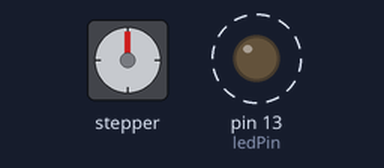
Recording of a sketch running on a simulated Arduino Nano, built with avr-gcc and run on an emulated ATmega328P. On the bench: stepper motor, output pins drawn as LEDs (lit = HIGH). Wiring (inferred from the names in the program): stepper motor driver (200 steps per turn assumed): step pin 9; direction pin 8. Dashed ring = blinking. Pins used as bus, display or sensor lines are not drawn; what the sketch prints to the serial monitor is not drawn.

Above: at 1.05 s.
At 2.15 s:
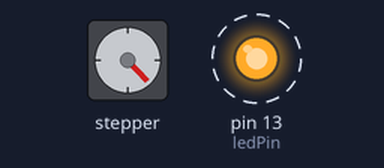
At 2.55 s:
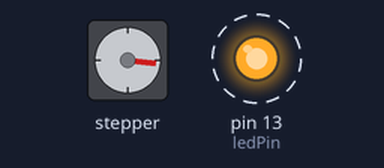
At 3.0 s:
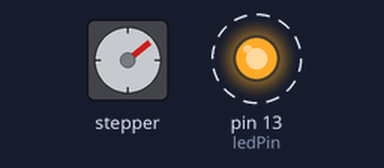
Timing chart, 0 to 6.0 s (numbered marks = the images above):
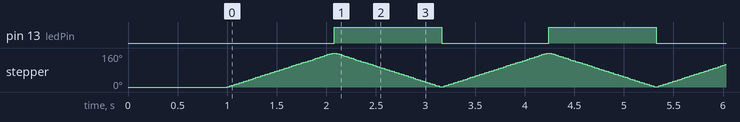

The sketch:

simpleStep.ino
```cpp
// Basicly this is taken from the Arduino Forum:
// https://forum.arduino.cc/t/simple-stepper-program/268292
// Testing a stepper motor with a Polulu A4988
// driver board on a Nano; the onboard led will
// flash with each step. This version uses delay
// to manage timing.

byte directionPin = 8;
byte stepPin = 9;
int numberOfSteps = 90;
byte ledPin  = 13;
int pulseWidthMicros = 2000;
int millisBetweenSteps = 10;

void setup() {

  Serial.begin(9600);
  Serial.println("Starting Steppertest");


  delay(1000);

  pinMode(directionPin, OUTPUT);
  pinMode(stepPin, OUTPUT);
  pinMode(ledPin, OUTPUT);


}

void loop() {
  digitalWrite(ledPin, LOW);
  digitalWrite(directionPin, HIGH);
  for (int n = 0; n < numberOfSteps; n++) {
    digitalWrite(stepPin, HIGH);
    delayMicroseconds(pulseWidthMicros);
    // this line is probably unnecessary
    digitalWrite(stepPin, LOW);
    delay(millisBetweenSteps);
  }

  // delay(3000);

  digitalWrite(ledPin, HIGH);
  digitalWrite(directionPin, LOW);
  for (int n = 0; n < numberOfSteps; n++) {
    digitalWrite(stepPin, HIGH);
    delayMicroseconds(pulseWidthMicros);
    // this line is probably unnecessary
    digitalWrite(stepPin, LOW);
    delay(millisBetweenSteps);

  }
}
```

Measured:
- by itself, pin 13 (ledPin): alternates HIGH for 1.1 s and LOW for 1.1 s
- by itself, stepper: turns 160° clockwise in 1.1 s, then 159° counter-clockwise in 1.0 s, repeating every 2.2 s
